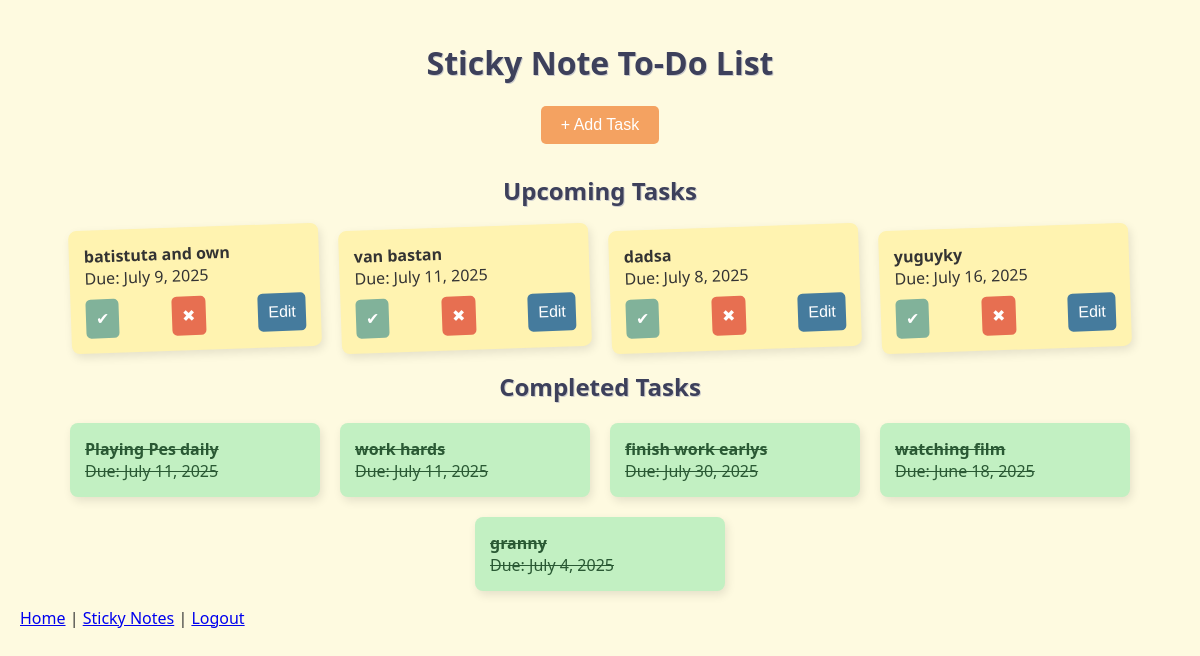
The page /todo/ (signed in) on the database as committed earlier.
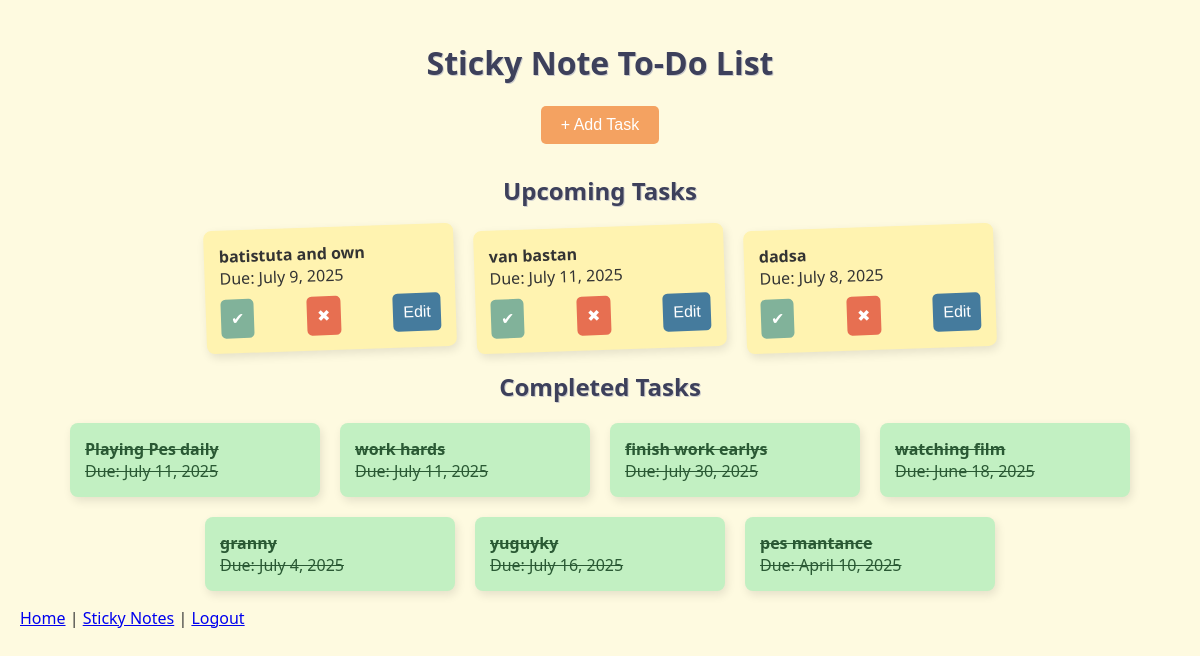
The same page on the database as committed later.
### todoapp/models.py (models this page shows, shortened)
class TodoTask(models.Model):
    index = models.PositiveIntegerField(default=0)
    title = models.CharField(max_length=512)
    describtion = models.TextField(blank=True, null= True)
    due_date = models.DateField()
    created_at = models.DateField(auto_now=True)
    is_completed = models.BooleanField(default=False)
    user = models.ForeignKey(User, on_delete=models.CASCADE)

### todoapp/views.py (the view)
# urls.py: 2. Add a URL to urlpatterns:  path('', views.home, name='home')
@login_required
def home(request):
    todos = TodoTask.objects.filter(user=request.user, is_completed=False)
    completed_todos = TodoTask.objects.filter(user=request.user, is_completed=True)
    return render(request, 'home.html', {'todos': todos, 'completed_todos': completed_todos})

### templates/home.html (shortened to what this page needs)
{% load static %}
<!DOCTYPE html>
<html>
  <head>
    <link rel="stylesheet" href="{% static 'css/styles.css' %}">
  </head>
  <body>
    <h1>Sticky Note To-Do List</h1>
    <button class="add-button" onclick="document.getElementById('taskModal').style.display='block'">
      + Add Task
    </button>
    <h2>Upcoming Tasks</h2>
    <ul>
      {% for i in todos %}
      <li>
        <strong>{{ i.title }}</strong>
        <div class="due-date">Due: {{ i.due_date|date:"F j, Y" }}</div>
        <div class="task-buttons">
          <a href="{% url 'completed' i.id %}">
            <button class="complete-btn">✔</button>
          </a>
          <a href="{% url 'deleted' i.id %}">
            <button class="delete-btn">✖</button>
          </a>
          <a href="{% url 'edit_todo' i.id %}">
            <button class="edit-btn">Edit</button>
          </a>
        </div>
      </li>
      {% endfor %}
    </ul>
    <h2>Completed Tasks</h2>
    <ul>
      {% for i in completed_todos %}
      <li class="completed">
        <strong>{{ i.title }}</strong>
        <div class="due-date">Due: {{ i.due_date|date:"F j, Y" }}</div>
      </li>
      {% endfor %}
    </ul>
    <a href="{% url 'home' %}">Home</a> |
    <a href="{% url 'sticky_notes' %}">Sticky Notes</a> |
    <a href="{% url 'logout' %}">Logout</a>
  </body>
</html>

### static/css/styles.css (style rules this page uses)
body { font-family: 'Segoe UI', sans-serif; background-color: #fefae0; margin: 0; padding: 20px; color: #333; }
h1, h2, h3 { text-align: center; color: #3d405b; text-shadow: 1px 1px #ccc; }
button, .btn { cursor: pointer; border-radius: 5px; border: none; padding: 10px; font-size: 16px; width: 100%; }
.add-button { background-color: #f4a261; color: white; margin: 0 auto 30px; display: block; width: auto; padding: 10px 20px; }
.complete-btn { background-color: #81b29a; color: white; }
.delete-btn { background-color: #e76f51; color: white; }
.edit-btn { background-color: #457b9d; color: white; }
ul { display: flex; flex-wrap: wrap; gap: 20px; list-style-type: none; padding-left: 0; justify-content: center; }
li { background-color: #fff3b0; color: #333; width: 220px; padding: 15px; border-radius: 8px; box-shadow: 2px 4px 10px rgba(0, 0, 0, 0.1); transform: rotate(-2deg); position: relative; transition: transform 0.2s ease; }
li.completed { background-color: #c2f0c2; color: #2a5934; text-decoration: line-through; transform: none; }
.task-buttons { display: flex; justify-content: space-between; margin-top: 10px; }

Rows that differ between the two databases and show on the page:
changed TodoTask "yuguyky": moves from the list under "Upcoming Tasks" to the list under "Completed Tasks"
added TodoTask: title "pes mantance", due_date "April 10, 2025", shown under "Completed Tasks"
